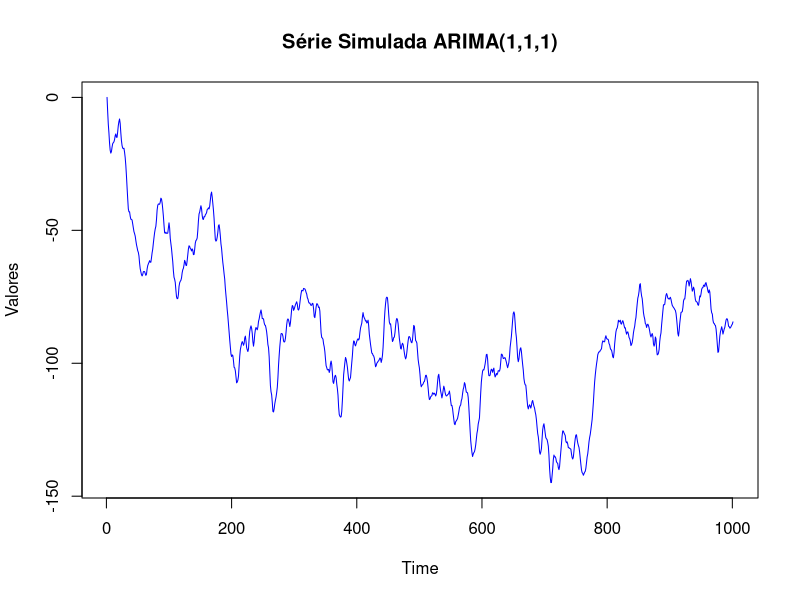
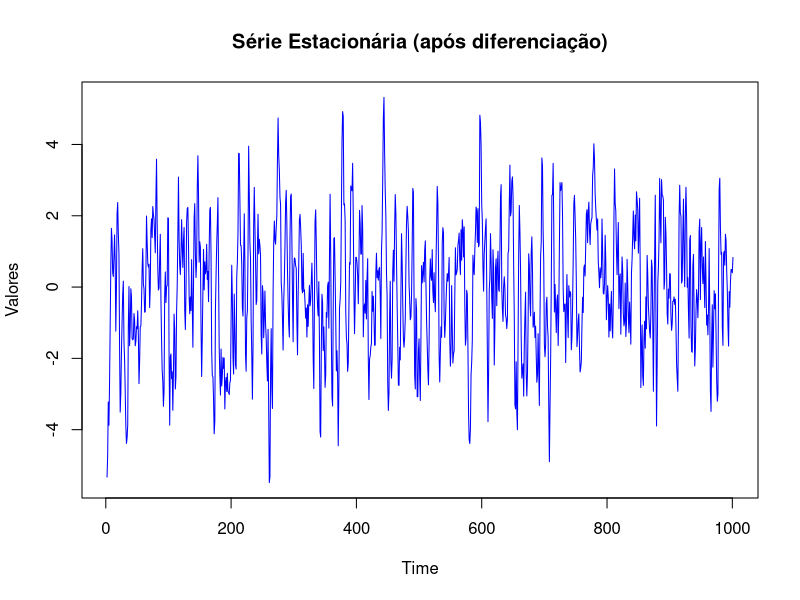
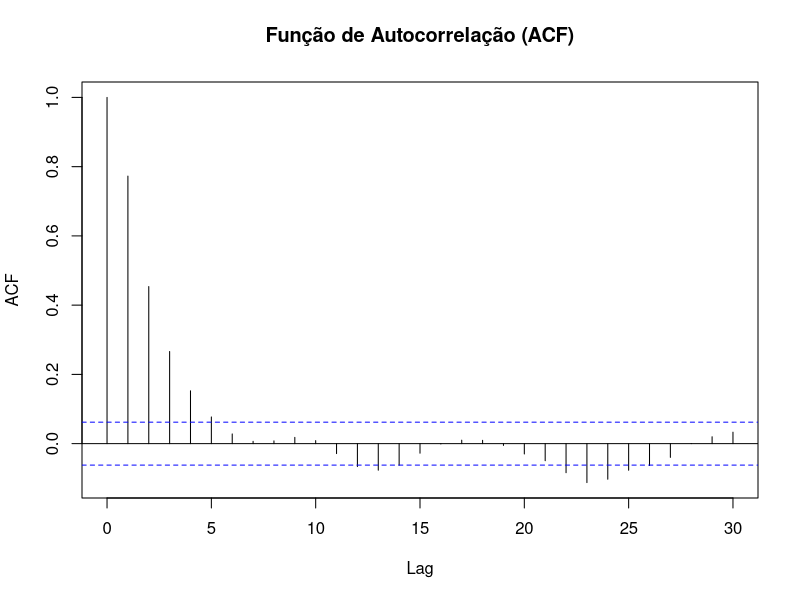
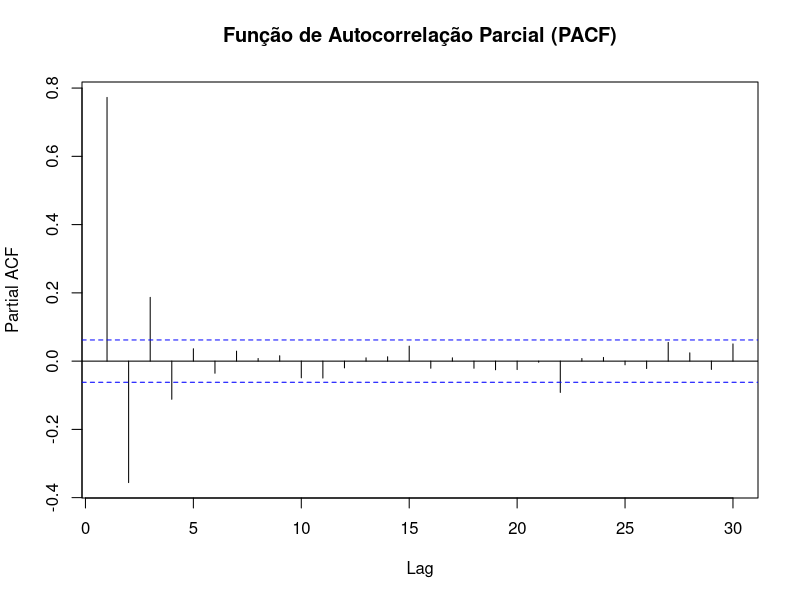
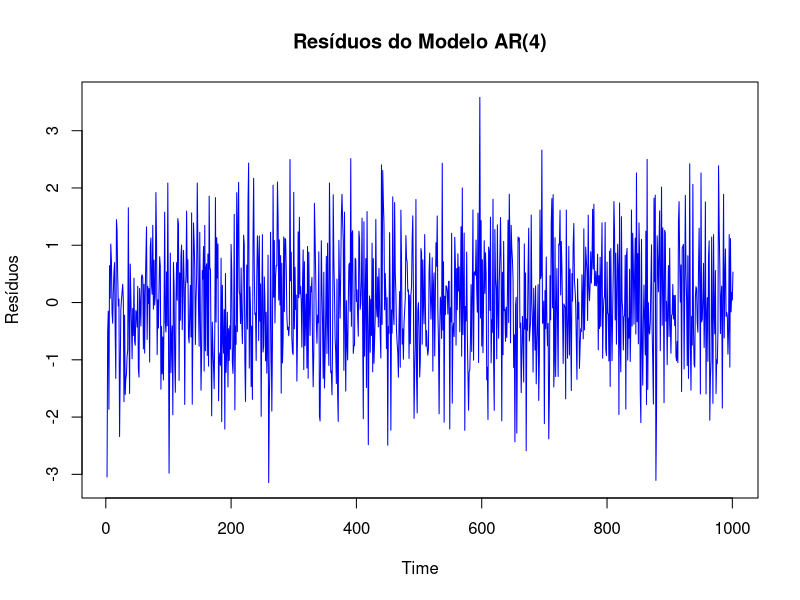
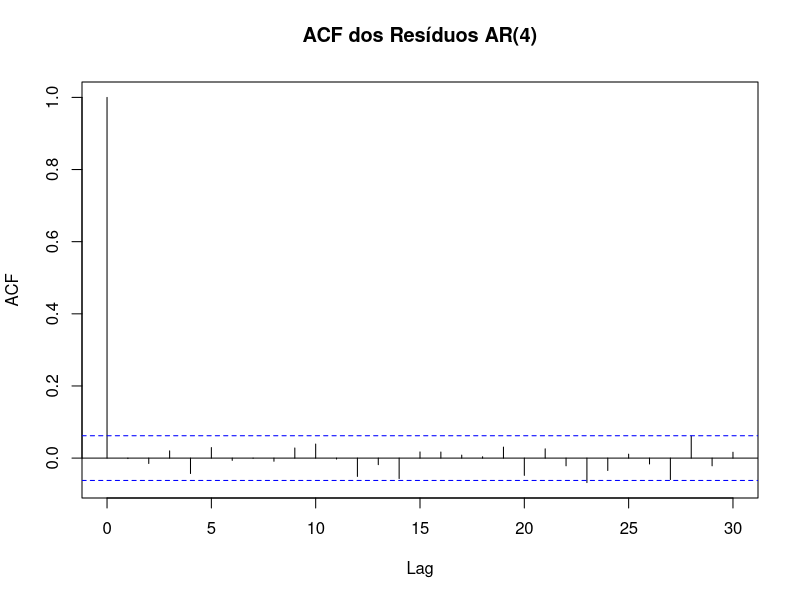
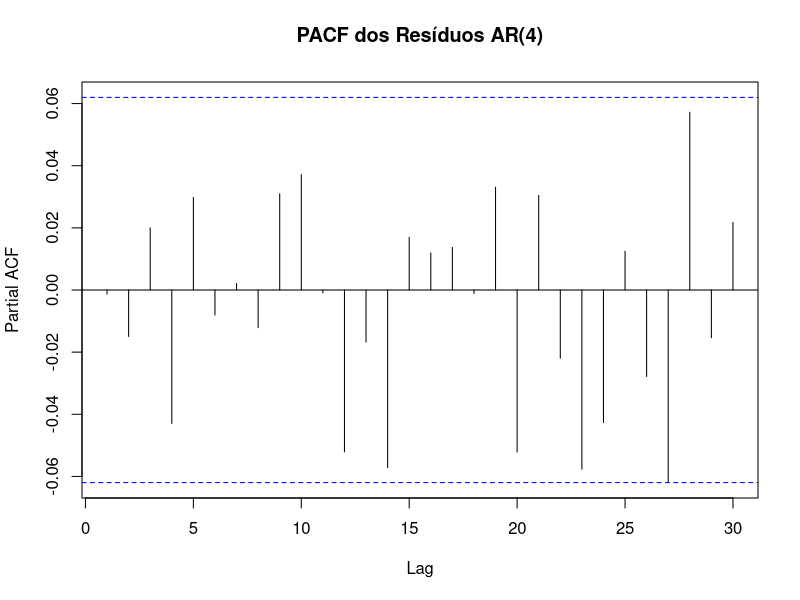
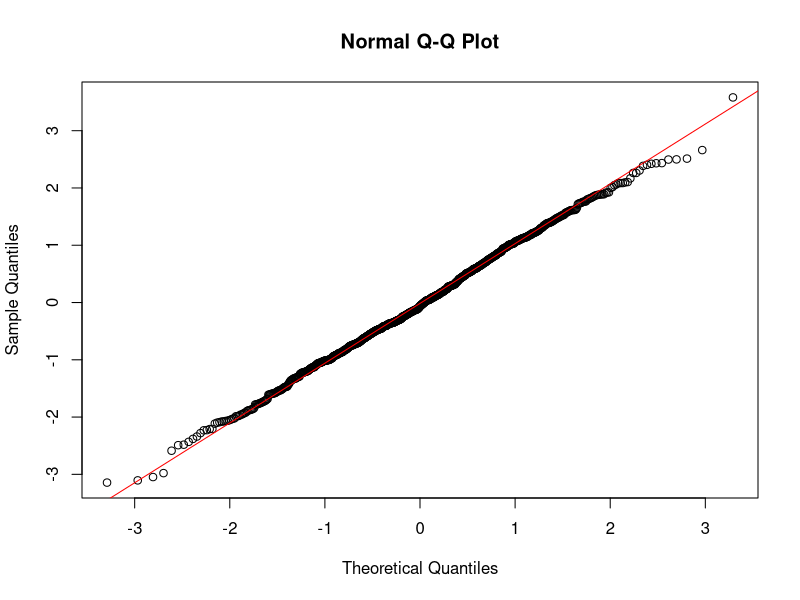

These charts were generated, in order, by the following R code:
## ---- chunk 1
# Carregando as bibliotecas necessárias
#install.packages('forecast')
library(forecast)
library(tseries)
library(ggplot2)
## ---- chunk 2
set.seed(99)
# Simulando uma série com modelo ARIMA(1,1,1)
x <- arima.sim(n = 1000, model = list(order = c(1,1,1), ar = 0.6 , ma = 0.5))
plot.ts(x, main="Série Simulada ARIMA(1,1,1)", ylab="Valores", col="blue")
## ---- chunk 3
kpss_result <- kpss.test(x)
print(kpss_result)

if (kpss_result$p.value < 0.05) {
  print("Rejeitamos a hipótese nula: A série não é estacionária.")
} else {
  print("Falha ao rejeitar a hipótese nula: A série é estacionária.")
}
## ---- chunk 4
d <- ndiffs(x, alpha = 0.05)
print(paste("Número de diferenciações necessárias: ", d))
## ---- chunk 5
w <- diff(x, differences = d)
plot.ts(w, main="Série Estacionária (após diferenciação)", ylab="Valores", col="blue")
## ---- chunk 6
print(acf(w, main="Função de Autocorrelação (ACF)"))
print(pacf(w, main="Função de Autocorrelação Parcial (PACF)"))
## ---- chunk 7
AR <- arima(w, order = c(4,0,0), include.mean = FALSE)
E_AR <- AR$residuals
## ---- chunk 8
plot(E_AR, main="Resíduos do Modelo AR(4)", ylab="Resíduos", col="blue")
acf(E_AR, main="ACF dos Resíduos AR(4)")
pacf(E_AR, main="PACF dos Resíduos AR(4)")
qqnorm(E_AR)
qqline(E_AR, col = "red")
## ---- chunk 9
kpss_result_AR <- kpss.test(E_AR)
print(kpss_result_AR)
## ---- chunk 10
box_result_AR <- Box.test(E_AR, lag = 20, type = "Ljung-Box", fitdf = 4)
print(box_result_AR)
if (box_result_AR$p.value > 0.05) {
  print("Falha ao rejeitar a hipótese nula: Os resíduos são independentes.")
} else {
  print("Rejeitamos a hipótese nula: Os resíduos não são independentes.")
}
## ---- chunk 11
shapiro_result_AR <- shapiro.test(E_AR)
print(shapiro_result_AR)
if (shapiro_result_AR$p.value > 0.05) {
  print("Falha ao rejeitar a hipótese nula: Os resíduos seguem uma distribuição normal.")
} else {
  print("Rejeitamos a hipótese nula: Os resíduos não seguem uma distribuição normal.")
}
## ---- chunk 12
MA <- arima(w, order = c(0,0,6), include.mean = FALSE)
E_MA <- MA$residuals
## ---- chunk 13
plot(E_MA, main="Resíduos do Modelo MA(6)", ylab="Resíduos", col="blue")
acf(E_MA, main="ACF dos Resíduos MA(6)")
pacf(E_MA, main="PACF dos Resíduos MA(6)")
qqnorm(E_MA)
qqline(E_MA, col = "red")
## ---- chunk 14
kpss_result_MA <- kpss.test(E_MA)
print(kpss_result_MA)
## ---- chunk 15
box_result_MA <- Box.test(E_MA, lag = 20, type = "Ljung-Box", fitdf = 6)
print(box_result_MA)
if (box_result_MA$p.value > 0.05) {
  print("Falha ao rejeitar a hipótese nula: Os resíduos são independentes.")
} else {
  print("Rejeitamos a hipótese nula: Os resíduos não são independentes.")
}
## ---- chunk 16
shapiro_result_MA <- shapiro.test(E_MA)
print(shapiro_result_MA)
if (shapiro_result_MA$p.value > 0.05) {
  print("Falha ao rejeitar a hipótese nula: Os resíduos seguem uma distribuição normal.")
} else {
  print("Rejeitamos a hipótese nula: Os resíduos não seguem uma distribuição normal.")
}
## ---- chunk 17
ARMA <- arima(w, order = c(1,0,1), include.mean = FALSE)
E_ARMA <- ARMA$residuals
## ---- chunk 18
plot(E_ARMA, main="Resíduos do Modelo ARMA(1,1)", ylab="Resíduos", col="blue")
acf(E_ARMA, main="ACF dos Resíduos ARMA(1,1)")
pacf(E_ARMA, main="PACF dos Resíduos ARMA(1,1)")
qqnorm(E_ARMA)
qqline(E_ARMA, col = "red")
## ---- chunk 19
kpss_result_ARMA <- kpss.test(E_ARMA)
print(kpss_result_ARMA)
## ---- chunk 20
box_result_ARMA <- Box.test(E_ARMA, lag = 20, type = "Ljung-Box", fitdf = 2)
print(box_result_ARMA)
if (box_result_ARMA$p.value > 0.05) {
  print("Falha ao rejeitar a hipótese nula: Os resíduos são independentes.")
} else {
  print("Rejeitamos a hipótese nula: Os resíduos não são independentes.")
}
## ---- chunk 21
shapiro_result_ARMA <- shapiro.test(E_ARMA)
print(shapiro_result_ARMA)
if (shapiro_result_ARMA$p.value > 0.05) {
  print("Falha ao rejeitar a hipótese nula: Os resíduos seguem uma distribuição normal.")
} else {
  print("Rejeitamos a hipótese nula: Os resíduos não seguem uma distribuição normal.")
}
## ---- chunk 22
AR
## ---- chunk 23
MA
## ---- chunk 24
ARMA
## ---- chunk 25
auto_model <- auto.arima(x)
summary(auto_model)
